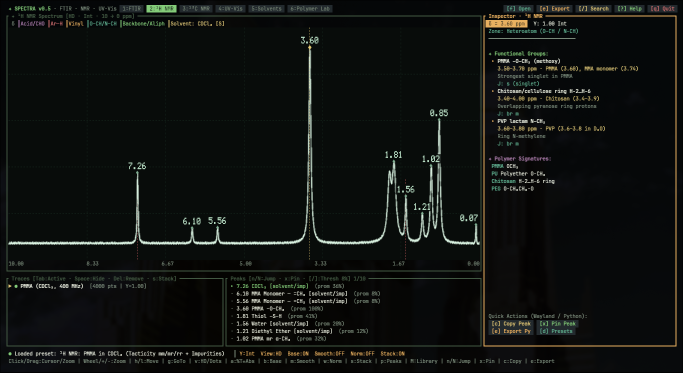
#> input picture assets/nmr_hd.png, 1366 x 745 px (shown at 1/2 size)
$ python digitize_image.py -i ../assets/nmr_hd.png -o out.png
#> lines starting #> are read from the running program, lines starting #| are printed output that depends on the picture; after the words box and inside, x2 and y2 are one past the last pixel; in counts of white or black regions, pixels touching at a corner belong together
#!/usr/bin/env python3
"""
SPECTRA — Offline Spectrum Image Digitizer (PNG / JPG / WebP -> CSV)
Uses only numpy, scipy, and PIL/matplotlib (100% offline, zero OpenCV required).
Auto-detects the plot frame, strips gridlines & text annotations, traces the
spectrum curve with path continuity, and calibrates to physical cm⁻¹ / ppm.
"""

from __future__ import annotations

import argparse
import sys
from pathlib import Path

import numpy as np
from scipy import ndimage

try:
    from PIL import Image
except Exception:
    Image = None

import matplotlib
matplotlib.use("Agg")
import matplotlib.image as mpimg


def load_rgb(path: Path) -> np.ndarray:
    if Image is not None:
        im = Image.open(path).convert("RGBA")
        arr = np.asarray(im, dtype=np.float32) / 255.0
        alpha = arr[:, :, 3:4]
#> alpha: shape (745, 1366, 1) float32; every value is 1
        return arr[:, :, :3] * alpha + (1.0 - alpha)
    raw = mpimg.imread(str(path))
    arr = raw.astype(np.float32)
    if arr.max() > 1.5:
        arr /= 255.0
    if arr.ndim == 2:
        return np.stack([arr, arr, arr], axis=-1)
    if arr.shape[2] >= 4:
        alpha = arr[:, :, 3:4]
        return arr[:, :, :3] * alpha + (1.0 - alpha)
    return arr[:, :, :3]


def digitize_image(
    img_path: Path,
    x_left: float,
    x_right: float,
    y_bottom: float,
    y_top: float,
    bg_mode: str = "auto",
) -> tuple[np.ndarray, np.ndarray, tuple[int, int, int, int]]:
    rgb = load_rgb(img_path)
    h, w, _ = rgb.shape
#> h = 745; w = 1366
    if h < 40 or w < 60:
        raise ValueError("Image resolution too small to digitize.")

    gray = 0.299 * rgb[:, :, 0] + 0.587 * rgb[:, :, 1] + 0.114 * rgb[:, :, 2]
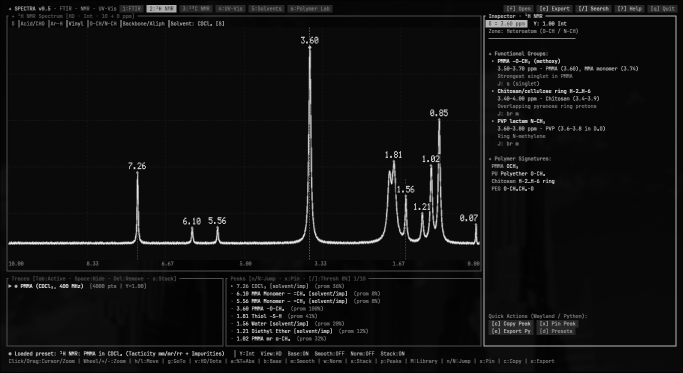
#> gray: shape (745, 1366) float32 (shown at 1/2 size); min 0.00347, max 0.946, mean 0.0678
    median_lum = float(np.median(gray))
#> median_lum = 0.0415
    dark_bg = (bg_mode == "dark") or (bg_mode == "auto" and median_lum < 0.45)
#> dark_bg = True

    fg = np.clip(gray - median_lum, 0.0, 1.0) if dark_bg else np.clip(median_lum - gray, 0.0, 1.0)
    sat = np.max(rgb, axis=2) - np.min(rgb, axis=2)
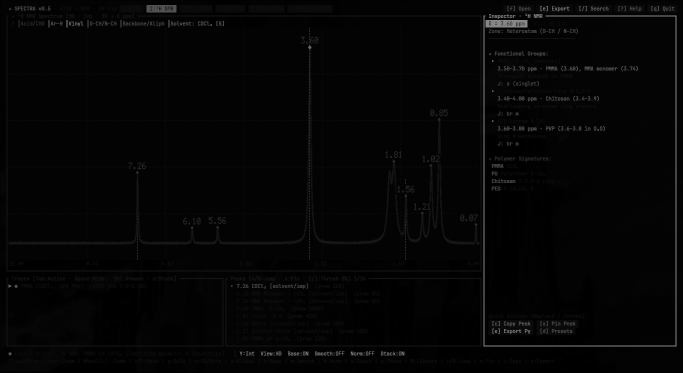
#> sat: shape (745, 1366) float32 (shown at 1/2 size); min 0, max 0.533, mean 0.0216

    # 1. Auto-detect plot axes frame via long horizontal/vertical ink projections
    ink = (fg > 0.16).astype(np.float32)
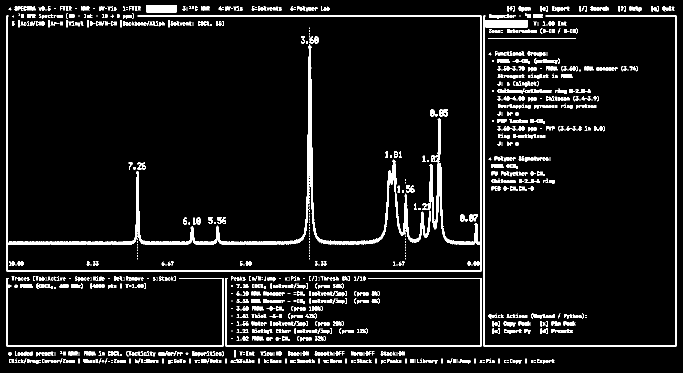
#> ink: shape (745, 1366) float32 (shown at 1/2 size); values 0 (black) and 1 (white), 6.1% white; 1141 white regions (457 under 20 px), largest, box (x1, y1, x2, y2) and area: (17, 88, 862, 490) 11040, (13, 31, 963, 543) 5316, (967, 31, 1353, 693) 3936
    row_proj = ink.mean(axis=1)
#> row_proj = 745 values, max 0.975 at index 691, min 0 at index 0, mean 0.0611
    col_proj = ink.mean(axis=0)
#> col_proj = 1366 values, max 0.894 at index 967, min 0 at index 0, mean 0.0611

    top_c = np.where(row_proj[: int(h * 0.45)] > 0.32)[0]
#> top_c = [31, 32]
    bot_c = np.where(row_proj[int(h * 0.55) :] > 0.32)[0] + int(h * 0.55)
#> bot_c = [483, 484, 485, 486, 487, 488, 541, 542, 556, 557, 691, 692, 720, 721, 724, 725]
    left_c = np.where(col_proj[: int(w * 0.40)] > 0.32)[0]
#> left_c = [13, 14]
    right_c = np.where(col_proj[int(w * 0.60) :] > 0.32)[0] + int(w * 0.60)
#> right_c = [961, 962, 967, 968, 1351, 1352]

    y0 = int(top_c[-1]) + 3 if len(top_c) > 0 else int(h * 0.08)
#> y0 = 35
    y1 = int(bot_c[0]) - 3 if len(bot_c) > 0 else int(h * 0.86)
#> y1 = 480
    x0 = int(left_c[-1]) + 3 if len(left_c) > 0 else int(w * 0.10)
#> x0 = 17
    x1 = int(right_c[0]) - 3 if len(right_c) > 0 else int(w * 0.95)
#> x1 = 958

    if (y1 - y0) < h * 0.25 or (x1 - x0) < w * 0.30:
        y0, y1 = int(h * 0.08), int(h * 0.86)
        x0, x1 = int(w * 0.10), int(w * 0.95)

    crop_fg = fg[y0:y1, x0:x1]
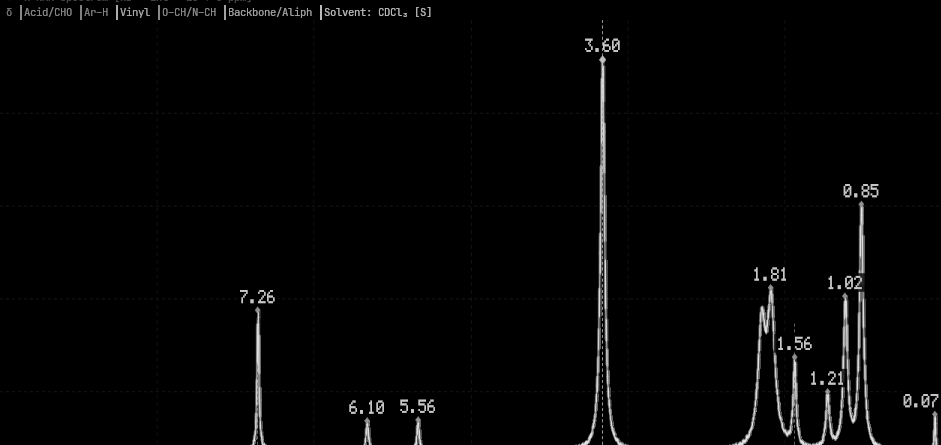
#> crop_fg: shape (445, 941) float32; min 0, max 0.904, mean 0.0171
    crop_sat = sat[y0:y1, x0:x1]
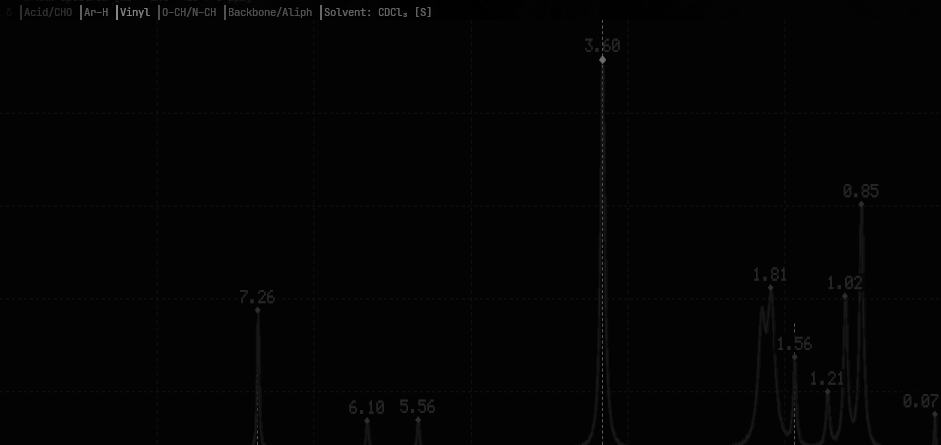
#> crop_sat: shape (445, 941) float32; min 0, max 0.533, mean 0.0186
    ch, cw = crop_fg.shape
#> ch = 445; cw = 941

    # 2. Separate spectrum trace from light/gray gridlines
    has_color = float(np.percentile(crop_sat, 99.5)) > 0.20
#> has_color = False
    if has_color:
        trace_map = crop_sat * 1.45 + crop_fg * 0.45
    else:
        row_med = np.median(crop_fg, axis=1, keepdims=True)
#> row_med = 445 values, max 0.0668 at index 113, min 0 at index 0, mean 0.0008
        col_med = np.median(crop_fg, axis=0, keepdims=True)
        trace_map = np.clip(crop_fg - 0.85 * np.maximum(row_med, col_med), 0.0, 1.0)

    peak_ref = float(np.percentile(trace_map, 98.8))
#> peak_ref = 0.563
    thresh = max(0.14, peak_ref * 0.42)
#> thresh = 0.236

    # 3. Continuity-aware column-by-column curve extraction
    ys_raw = np.full(cw, np.nan, dtype=np.float64)
    prev_y: float | None = None
    for col in range(cw):
        col_vals = trace_map[:, col]
        mask = col_vals >= thresh
        if not np.any(mask):
            continue
        labeled, n_comp = ndimage.label(mask)
        best_y = None
        best_cost = 1e18
        for cid in range(1, n_comp + 1):
            idxs = np.where(labeled == cid)[0]
            if len(idxs) > ch * 0.40:
                continue
            weights = col_vals[idxs]
            cy = float(np.sum(idxs * weights) / max(float(np.sum(weights)), 1e-9))
            strength = float(np.max(weights))
            if prev_y is None:
                cost = -strength * 100.0
            else:
                cost = abs(cy - prev_y) - strength * 14.0
            if cost < best_cost:
                best_cost = cost
                best_y = cy
        if best_y is not None:
            ys_raw[col] = best_y
            prev_y = best_y
#> this loop made 941 passes
#> n_comp on passes 8, 9, 10, 11, 12, 21, 22, 25, 26, 27, 28, 29: 2, 2, 3, 2, 2, 1, 1, 1, 2, 1, 2, 1

    valid = np.isfinite(ys_raw)
    if int(np.sum(valid)) < 12:
        raise ValueError("Could not detect a clear spectrum curve in this image.")

    cols = np.arange(cw, dtype=np.float64)
#> cols = 941 values from 0 to 940
    ys_interp = np.interp(cols, cols[valid], ys_raw[valid])
#> ys_interp = 941 values, max 444 at index 265, min 0 at index 74, mean 261.8
    ys_clean = ndimage.median_filter(ys_interp, size=3)
#> ys_clean has the same summary as ys_interp

    # Resample to clean uniform grid (up to 1600 points)
    n_out = min(max(cw, 400), 1600)
#> n_out = 941
    u = np.linspace(0.0, 1.0, n_out)
#> u = 941 values from 0 to 1
    y_resamp = np.interp(u * (cw - 1), cols, ys_clean)
#> y_resamp has the same summary as ys_interp

    phys_x = x_left + u * (x_right - x_left)
    phys_y = y_top - (y_resamp / max(ch - 1, 1)) * (y_top - y_bottom)
#> phys_y = 941 values, max 100 at index 74, min 0 at index 265, mean 41.03

    order = np.argsort(phys_x)
    return phys_x[order], phys_y[order], (x0, y0, x1, y1)


def main() -> int:
    parser = argparse.ArgumentParser(description="SPECTRA offline spectrum image digitizer")
    parser.add_argument("--input", "-i", required=True)
    parser.add_argument("--output", "-o", required=True)
    parser.add_argument("--kind", default="ftir", choices=["ftir", "hnmr", "cnmr", "uvvis"])
    parser.add_argument("--y-unit", default="transmittance", choices=["transmittance", "absorbance", "intensity"])
    parser.add_argument("--x-left", type=float, default=4000.0)
    parser.add_argument("--x-right", type=float, default=400.0)
    parser.add_argument("--bg", default="auto", choices=["auto", "light", "dark"])
    args = parser.parse_args()

    y_bot, y_top = (0.0, 100.0) if args.y_unit == "transmittance" else (0.0, 1.0)
    try:
        xs, ys, box = digitize_image(
            Path(args.input),
            x_left=args.x_left,
            x_right=args.x_right,
            y_bottom=y_bot,
            y_top=y_top,
            bg_mode=args.bg,
        )
#> xs = 941 values from 400 to 4000; ys = 941 values, max 100 at index 721, min 0 at index 207, mean 41.03; box = (17, 35, 958, 480)
        out_path = Path(args.output)
        out_path.parent.mkdir(parents=True, exist_ok=True)
        if args.kind == "uvvis":
            header = "Wavelength (nm),Absorbance" if args.y_unit == "absorbance" else "Wavelength (nm),Transmittance (%T)"
        else:
            header = (
                "Wavenumber (cm-1),Transmittance (%T)"
                if args.kind == "ftir" and args.y_unit == "transmittance"
                else "Wavenumber (cm-1),Absorbance"
                if args.kind == "ftir"
                else "Chemical Shift (ppm),Intensity"
            )
        with open(out_path, "w", encoding="utf-8") as fh:
            fh.write(header + "\n")
            # UV-Vis: wavelengths ascending (already sorted ascending by digitize_image)
            if args.kind == "uvvis":
                for x, y in zip(xs, ys):
                    fh.write(f"{x:.4f},{y:.4f}\n")
            else:
                for x, y in zip(xs[::-1], ys[::-1]):
                    fh.write(f"{x:.4f},{y:.4f}\n")
#> this loop made 941 passes
#> (x, y) on passes 1 to 3: (4000, 97.12), (3996.2, 97.12), (3992.3, 97.12)
        print(f"OK:{len(xs)}:box={box}")
#| OK:941:box=(17, 35, 958, 480)
        return 0
    except Exception as exc:
        print(f"ERROR:{exc}", file=sys.stderr)
        return 1


if __name__ == "__main__":
    raise SystemExit(main())
#> (the program exits here)

$ run again, on assets/uvvis_hd.png
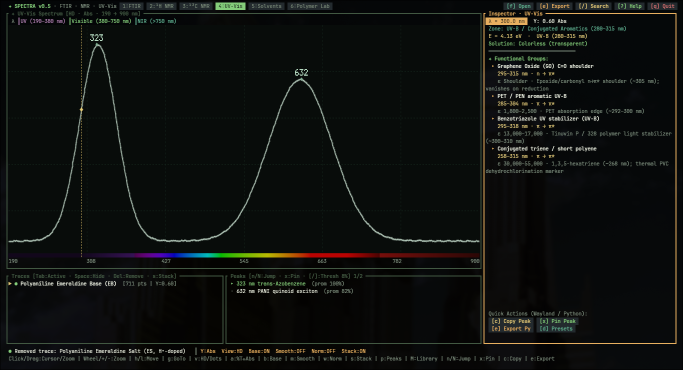
#> input picture assets/uvvis_hd.png, 1366 x 740 px (shown at 1/2 size)
#> alpha: shape (740, 1366, 1) float32; every value is 1
#> median_lum = 0.0415
#> dark_bg = True
#> in digitize_image, `ink = (fg > 0.16).astype(np.float32)`:
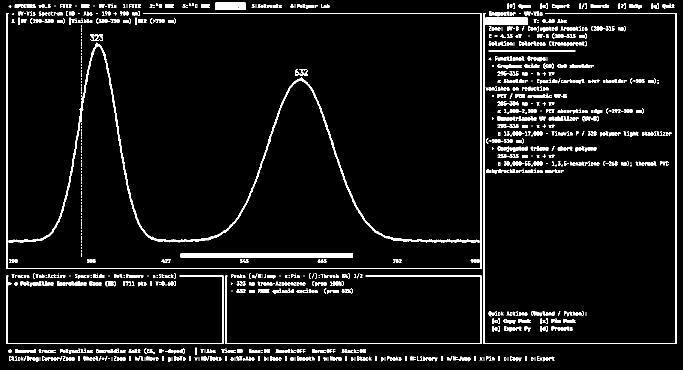
#> ink: shape (740, 1366) float32 (shown at 1/2 size); values 0 (black) and 1 (white), 5.5% white in thin lines or dots
#> row_proj = 740 values, max 0.975 at index 686, min 0 at index 0, mean 0.0547
#> col_proj = 1366 values, max 0.9 at index 967, min 0 at index 0, mean 0.0547
#> top_c = [26, 27]
#> bot_c = [536, 537, 551, 552, 686, 687, 715, 716, 719, 720]
#> left_c = [13, 14, 162, 163]
#> right_c = [961, 962, 967, 968, 1351, 1352]
#> y0 = 30
#> y1 = 533
#> x0 = 166
#> x1 = 958
#> has_color = True
#> in digitize_image, `trace_map = crop_sat * 1.45 + crop_fg * 0.45`:
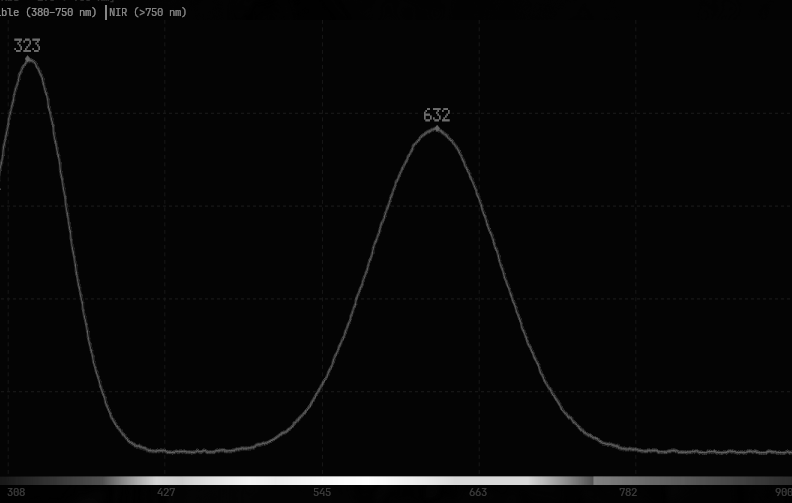
#> trace_map: shape (503, 792) float32; min 0, max 1.32, mean 0.0421; drawn with min black and max white
#> peak_ref = 0.579
#> thresh = 0.243
#> the loop in digitize_image, `for col in range(cw):` made 792 passes
#> n_comp on passes 1 to 8: 4, 2, 2, 4, 4, 2, 4, 2
#> after the loop in digitize_image, `for col in range(cw):`: ys_raw = 792 values, max 452.8 at index 783, min 15 at index 0, mean 350.1
#> ys_interp has the same summary as ys_raw
#> ys_clean = 792 values, max 452.5 at index 783, min 15 at index 0, mean 350.1
#> y_resamp has the same summary as ys_clean
#> phys_y = 792 values, max 97.01 at index 0, min 9.87 at index 783, mean 30.27
#> xs = 792 values from 400 to 4000; ys = 792 values, max 97.01 at index 791, min 9.87 at index 7, mean 30.27; box = (166, 30, 958, 533)
#> the loop in main, `for x, y in zip(xs[::-1], ys[::-1]):` made 792 passes
#> (x, y) on passes 1 to 3: (4000, 97.01), (3995.4, 69.17), (3990.9, 68.92)
#| OK:792:box=(166, 30, 958, 533)
